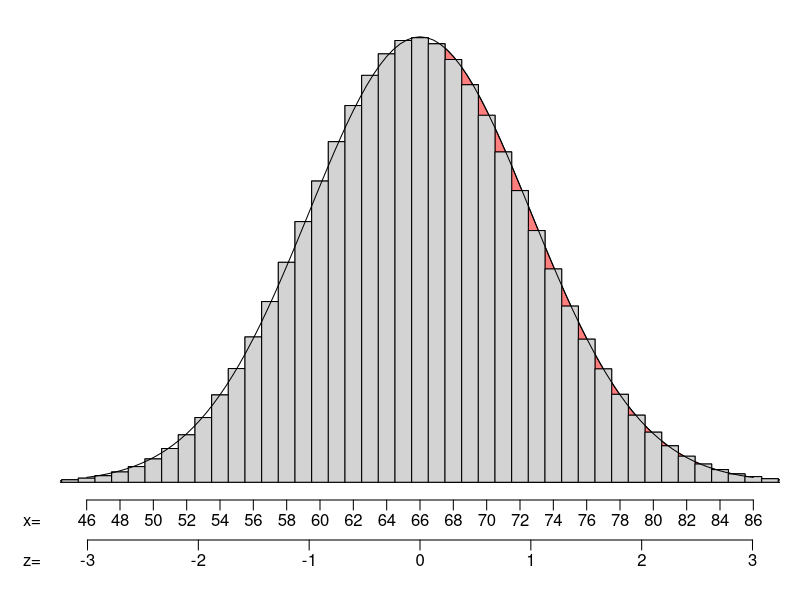

This figure's R source:
pdf("sketch6.pdf", width=6, height=3)
par(mar=c(5,3,1,1))

n = 200
p = .33

bino = rbinom(1e7,n,p)
mu = n*p
s = sqrt(n*p*(1-p))

low = floor(mu-3*s)
high = ceiling(mu+3*s)

xs = seq(low,high,length=1000)
ys = dnorm(xs,mu,s)

hist(bino,xlim=c(low,high),freq=FALSE,breaks=(0:n+1)-0.5,main=NULL,xlab=NULL,ann=FALSE, xaxt='n', ylab=NULL, yaxt='n')
polygon(c(xs[xs>=67.5], high, 67.5),c(ys[xs>=67.5], 0, 0), col=rgb(1,0,0,0.5))
hist(bino,xlim=c(low,high),freq=FALSE,breaks=(0:n+1)-0.5,main=NULL,xlab=NULL,ann=FALSE, xaxt='n', ylab=NULL, yaxt='n', add=T)
curve(dnorm(x,mu,s),add=TRUE)

axis(side=1, line=2,at=n*p+(-3:3)*s, labels = FALSE)
mtext(c("-3","-2","-1","0","1","2","3"),side=1,line=2.5,at=n*p+(-3:3)*s)
mtext(c("z="),line=2.5,side=1,at=n*p+(-3.5)*s)

axis(side=1, line=0, at=n*p+(-10:10)*2, labels = FALSE)
mtext(n*p+(-10:10)*2,side=1,line=0.5,at=n*p+(-10:10)*2)
mtext(c("x="),line=0.5,side=1,at=n*p+(-3.5)*s)

dev.off()


#xs = seq(46,86,length=1000)

#ys = dnorm(xs,)

#plot(xs, ys, 'l',xlim = c(-3,3), ylim = c(0,0.4),
#     ann=FALSE,xaxt="n",yaxt="n",
#     lwd=1,bty='n')
##mtext("z",side=1,at=-0.5)
##mtext(c("-3","-2","-1","0","1","2","3"),side=1,at=-3:3)
##mtext(c("zstar"),side=1,line =-0.3,at=1.64)
#mtext(c("z="),side=1,at=-3.5)
#mtext(c("x="),line=1.3,side=1,at=-3.5)
#mtext(c("-zstar","0","zstar"),side=1,at=c(-1.75,0,1.75))
#mtext(c("15.53-ME","15.53","15.53+ME"),line=1.3,side=1,at=c(-1.75,0,1.75))
##mtext(round(255+(-3:3)*1.75,2),line=1.3,side=1,at=-3:3)
##mtext(c("-3","0","3"),side=1,at=c(-3,0,3))
#polygon(c(xs[xs>=-1.75 & xs<=1.75], 1.75, -1.75),c(ys[xs>=-1.75 & xs<=1.75], 0, 0), col="red")
##polygon(c(xs[xs>=2.5], 3, 2.5),c(ys[xs>=2.5], 0, 0), col="red")

#lines(xs, ys, 'l', lwd=1)
#lines(c(-3,3),c(0,0),'l',lwd=1)

##arrows(-2,0.25,0,0.06,lwd=2,code=2)
#text(0,0.2,label="area = 0.92")
